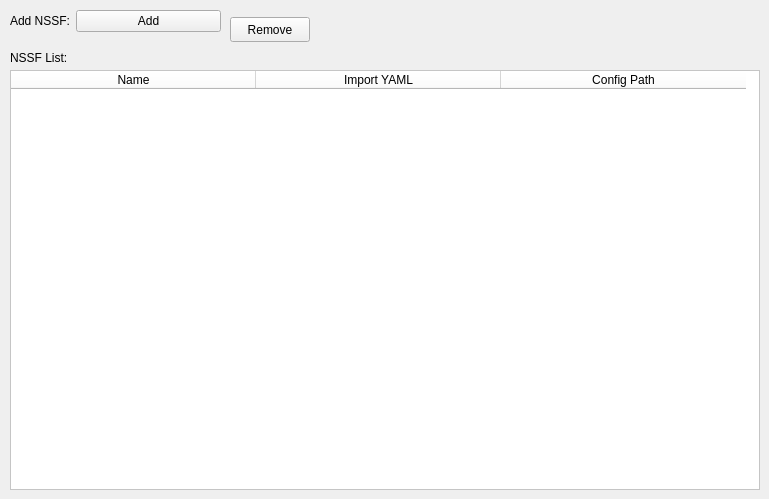
    <widget class="QWidget" name="NSSF_2">
     <attribute name="title">
      <string>NSSF</string>
     </attribute>
     <widget class="QWidget" name="formLayoutWidget_25">
      <property name="geometry">
       <rect>
        <x>10</x>
        <y>10</y>
        <width>211</width>
        <height>31</height>
       </rect>
      </property>
      <layout class="QFormLayout" name="formLayout_25">
       <item row="0" column="0">
        <widget class="QLabel" name="label_59">
         <property name="text">
          <string>Add NSSF:</string>
         </property>
        </widget>
       </item>
       <item row="0" column="1">
        <widget class="QPushButton" name="Component5G_AddNSSFButton">
         <property name="text">
          <string>Add</string>
         </property>
        </widget>
       </item>
      </layout>
     </widget>
     <widget class="QPushButton" name="Component5G_RemoveNSSFButton">
      <property name="geometry">
       <rect>
        <x>230</x>
        <y>17</y>
        <width>80</width>
        <height>25</height>
       </rect>
      </property>
      <property name="text">
       <string>Remove</string>
      </property>
     </widget>
     <widget class="QLabel" name="label_60">
      <property name="geometry">
       <rect>
        <x>10</x>
        <y>50</y>
        <width>101</width>
        <height>16</height>
       </rect>
      </property>
      <property name="text">
       <string>NSSF List:</string>
      </property>
     </widget>
     <widget class="QTableWidget" name="Component5G_NSSFtable">
      <property name="geometry">
       <rect>
        <x>10</x>
        <y>70</y>
        <width>750</width>
        <height>420</height>
       </rect>
      </property>
      <property name="styleSheet">
       <string notr="true">background-color: rgb(255, 255, 255);</string>
      </property>
      <attribute name="horizontalHeaderDefaultSectionSize">
       <number>245</number>
      </attribute>
      <attribute name="verticalHeaderHighlightSections">
       <bool>true</bool>
      </attribute>
      <column>
       <property name="text">
        <string>Name</string>
       </property>
      </column>
      <column>
       <property name="text">
        <string>Import YAML</string>
       </property>
      </column>
      <column>
       <property name="text">
        <string>Config Path</string>
       </property>
      </column>
     </widget>
    </widget>
